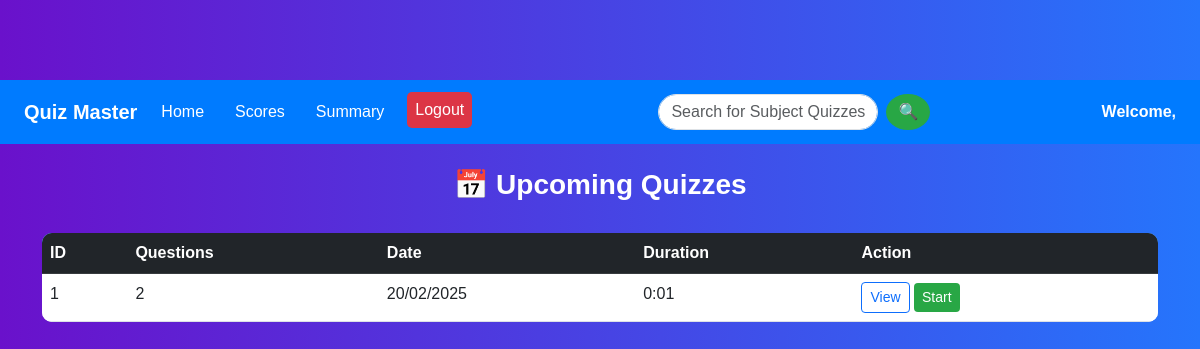
Screenshot of /user_dashboard (signed in) with the database file from the repository.
### models/models.py (models this page shows, shortened)
class Quiz(db.Model):
    id=db.Column(db.Integer, primary_key=True)
    chapter_id=db.Column(db.Integer, db.ForeignKey('chapter.id'), nullable=False)
    date_of_quiz=db.Column(db.Date)
    time_duration=db.Column(db.String(10))
    remarks=db.Column(db.Text)
    questions=db.relationship('Questions', backref='quiz', lazy=True)
    scores=db.relationship('Scores', backref='quiz', lazy=True)
    def num_questions(self):
        return len(self.questions)

### app.py (the view)
@app.route('/user_dashboard', methods=['GET'])
@login_required
def user_dashboard():
    search_query = request.args.get('search')  # Retrieve search query
    user_id = current_user.id
    current_date = datetime.now().date()
    if search_query:
        subject_filter = Subject.query.filter(Subject.name.ilike(f'%{search_query}%')).all()
        chapter_filter = Chapter.query.filter(Chapter.name.ilike(f'%{search_query}%')).all()
        quizzes = []
        for subject in subject_filter:
            for chapter in subject.chapters:
                for quiz in chapter.quizzes:
                    quizzes.append(quiz)
        for chapter in chapter_filter:
            for quiz in chapter.quizzes:
                quizzes.append(quiz)
        upcoming_quizzes = list(set(quizzes))
        if not upcoming_quizzes:
            return render_template('user_dashboard.html', user_id=user_id, upcoming_quizzes=None)  # No quizzes found
    else:
        upcoming_quizzes = Quiz.query.order_by(Quiz.date_of_quiz.asc()).all()
    return render_template('user_dashboard.html', upcoming_quizzes=upcoming_quizzes, user_id=user_id,current_date=current_date)

### app.py (called while the page is built)
@login_manager.user_loader
def load_user(user_id):
    return User.query.get(int(user_id)) or Admin.query.get(int(user_id))

### templates/user_dashboard.html (shortened to what this page needs)
<!DOCTYPE html>
<html lang="en">
<head>
    <link rel="stylesheet" href="https://cdn.jsdelivr.net/npm/bootstrap@5.3.0/dist/css/bootstrap.min.css">
    <link rel="stylesheet" href="{{ url_for('static', filename='css/user_dashboard.css') }}">
</head>
<body>
    <nav class="navbar navbar-expand-lg">
        <div class="container-fluid">
            <a class="navbar-brand" href="{{ url_for('user_dashboard') }}">Quiz Master</a>
            <div class="collapse navbar-collapse justify-content-between" id="navbarNav">
                <ul class="navbar-nav">
                    <li class="nav-item"><a class="nav-link" href="{{ url_for('user_dashboard') }}">Home</a></li>
                    <li class="nav-item"><a class="nav-link" href="{{ url_for('user_scores') }}">Scores</a></li>
                    <li class="nav-item"><a class="nav-link" href="{{ url_for('user_summary', user_id=user_id) }}">Summary</a></li>
                    <li class="nav-item"><a class="nav-link logout-btn" href="{{ url_for('logout') }}">Logout</a></li>
                </ul>
                <form class="d-flex search-form" method="GET" action="{{ url_for('user_dashboard') }}">
                    <input type="text" class="form-control search-input" name="search"
                        placeholder="Search for Subject Quizzes or Chapter Quizzes" value="{{ request.args.get('search', '') }}">
                    <button type="submit" class="btn search-button">🔍</button>
                </form>
                <span class="user-welcome">Welcome, {{ current_user.name }}</span>
            </div>
        </div>
    </nav>
    <div class="container mt-4">
        <h3 class="text-center section-title">📅 Upcoming Quizzes</h3>
        {% if not upcoming_quizzes %}
        <div class="alert alert-danger text-center">🚫 No quizzes found for the searched subject or chapter.</div>
        {% else %}
        <div class="table-responsive">
            <table class="table table-hover mt-3">
                <thead class="table-dark">
                    <tr>
                        <th>ID</th>
                        <th>Questions</th>
                        <th>Date</th>
                        <th>Duration</th>
                        <th>Action</th>
                    </tr>
                </thead>
                <tbody>
                    {% for quiz in upcoming_quizzes %}
                    <tr>
                        <td>{{ quiz.id }}</td>
                        <td>{{ quiz.num_questions() }}</td>
                        <td>{{ quiz.date_of_quiz.strftime('%d/%m/%Y') }}</td>
                        <td>{{ quiz.time_duration }}</td>
                        <td>
                            {% if quiz.date_of_quiz < current_date %}
                            <span class="text-danger">❌ Expired</span>
                            {% else %}
                            <a href="{{ url_for('quiz_info', quiz_id=quiz.id) }}" class="btn btn-outline-primary btn-sm">View</a>
                            <a href="{{ url_for('start_quiz', quiz_id=quiz.id, question_index=0) }}" class="btn btn-success btn-sm">Start</a>
                            {% endif %}
                        </td>
                    </tr>
                    {% endfor %}
                </tbody>
            </table>
        </div>
        {% endif %}
    </div>
</body>
</html>

### static/css/user_dashboard.css (style rules this page uses)
body { font-family: 'Poppins', sans-serif; background: linear-gradient(to right, #6a11cb, #2575fc); color: white; margin-top: 80px; }
.section-title { color: white !important; font-weight: bold; }
.navbar { background-color: #007bff; padding: 12px; }
.navbar-brand { color: white; font-weight: bold; }
.navbar-nav .nav-link { color: white; margin-right: 15px; }
.navbar-nav .logout-btn { background-color: #dc3545; padding: 6px 12px; border-radius: 5px; color: white; }
.search-form { display: flex; align-items: center; }
.search-input { border-radius: 20px; padding: 5px 12px; width: 220px; }
.search-button { background-color: #28a745; color: white; border-radius: 50%; margin-left: 8px; padding: 6px 12px; border: none; cursor: pointer; }
.user-welcome { font-size: 1rem; color: white; font-weight: bold; }
.section-title { font-weight: bold; color: #007bff; margin-bottom: 15px; }
.table { background: white; border-radius: 10px; overflow: hidden; }
.table thead { background-color: #007bff; color: white; }
.btn-success { background-color: #28a745; border: none; }

### rows the page displays
Quiz: id "1", num_questions "2", date_of_quiz "20/02/2025", time_duration "0:01"
